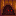

Tiled map render using the project's own tile images. Description and the whole map definition, tile-layer contents included, below:
An orthogonal 1x1 tile map with 16x16 px tiles, 7 tile layers (Back, Back2, Buildings, Paths, ...).

<map version="1.4" tiledversion="1.4.3" orientation="orthogonal" renderorder="right-down" width="1" height="1" tilewidth="16" tileheight="16" infinite="0" nextlayerid="15" nextobjectid="1">
 <properties>
  <property name="AmbientLight" value="255 255 255" />
 </properties>
 <tileset firstgid="1" name="zDDfurniture" tilewidth="16" tileheight="16" tilecount="624" columns="24">
  <image source="DDFurniture.png" width="384" height="416" />
  <tile id="0">
   <animation>
    <frame tileid="451" duration="500" />
    <frame tileid="451" duration="500" />
    <frame tileid="451" duration="500" />
    <frame tileid="452" duration="500" />
    <frame tileid="452" duration="500" />
    <frame tileid="452" duration="500" />
   </animation>
  </tile>
  <tile id="451">
   <animation>
    <frame tileid="451" duration="500" />
    <frame tileid="451" duration="500" />
    <frame tileid="451" duration="500" />
    <frame tileid="452" duration="500" />
    <frame tileid="452" duration="500" />
    <frame tileid="452" duration="500" />
   </animation>
  </tile>
  <tile id="452">
   <animation>
    <frame tileid="452" duration="500" />
    <frame tileid="452" duration="500" />
    <frame tileid="452" duration="500" />
    <frame tileid="451" duration="500" />
    <frame tileid="451" duration="500" />
    <frame tileid="451" duration="500" />
   </animation>
  </tile>
  <tile id="499">
   <animation>
    <frame tileid="499" duration="500" />
    <frame tileid="499" duration="500" />
    <frame tileid="499" duration="500" />
    <frame tileid="501" duration="500" />
    <frame tileid="501" duration="500" />
    <frame tileid="501" duration="500" />
   </animation>
  </tile>
  <tile id="501">
   <animation>
    <frame tileid="501" duration="500" />
    <frame tileid="501" duration="500" />
    <frame tileid="501" duration="500" />
    <frame tileid="499" duration="500" />
    <frame tileid="499" duration="500" />
    <frame tileid="499" duration="500" />
   </animation>
  </tile>
 </tileset>
 <layer id="1" name="Back" width="1" height="1">
  <data encoding="csv">
0
</data>
 </layer>
 <objectgroup id="6" name="Back" />
 <layer id="11" name="Back2" width="1" height="1">
  <data encoding="csv">
0
</data>
 </layer>
 <objectgroup id="12" name="Back2" />
 <layer id="2" name="Buildings" width="1" height="1">
  <data encoding="csv">
500
</data>
 </layer>
 <objectgroup id="7" name="Buildings" />
 <layer id="3" name="Paths" width="1" height="1">
  <data encoding="csv">
0
</data>
 </layer>
 <objectgroup id="8" name="Paths" />
 <layer id="4" name="Front" width="1" height="1">
  <data encoding="csv">
0
</data>
 </layer>
 <objectgroup id="9" name="Front" />
 <layer id="13" name="Front2" width="1" height="1">
  <data encoding="csv">
0
</data>
 </layer>
 <objectgroup id="14" name="Front2" />
 <layer id="5" name="AlwaysFront" width="1" height="1">
  <data encoding="csv">
0
</data>
 </layer>
 <objectgroup id="10" name="AlwaysFront" />
</map>
